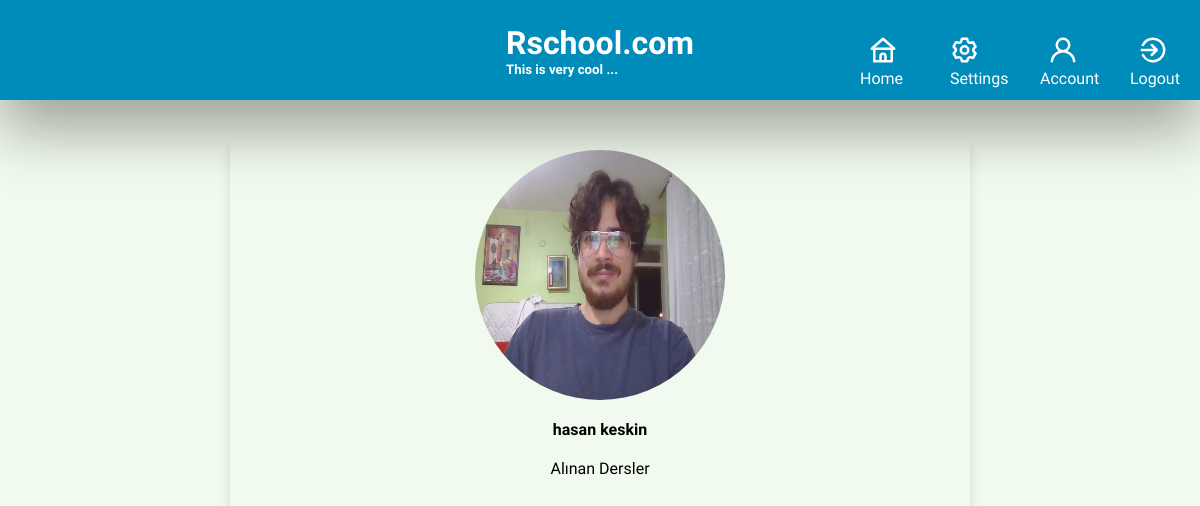
Page /profile/account/ (signed in) on the earlier database version.
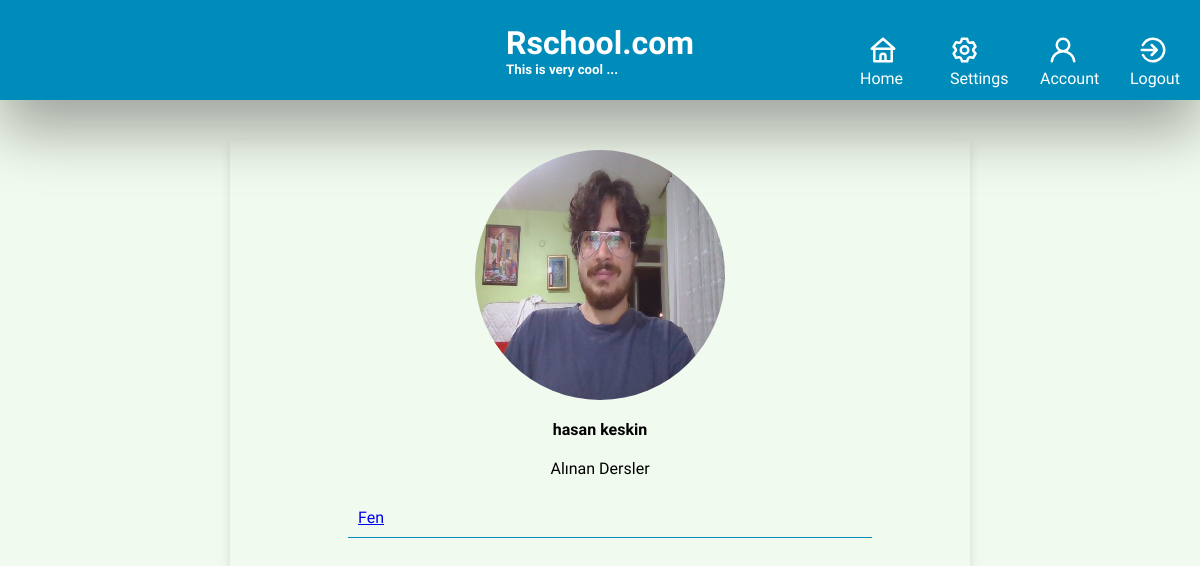
Same page on the later database version.
### lesson/models.py (models this page shows)
class Lesson(models.Model):
	userID = models.ForeignKey(MyUser,on_delete=models.CASCADE,null=True,blank=False)
	title = models.CharField(max_length=200)
	description = models.TextField(blank=True)
	create_at = models.DateTimeField(auto_now_add=True)
	update_at = models.DateTimeField(auto_now=True)
	def __str__(self):
		return self.title

### account/views/router.py (the view)
# urls.py: path('profile/account/', router.accountRedirect),
def accountRedirect(request):
	Lesson_data = Lesson.objects.filter(userID=request.user.id)
	return render(request, 'page/account.html', {'data': Lesson_data})

### templates/page/account.html (shortened to what this page needs)
{% extends 'home/base.html' %}
{% load static %}
{% block css %}
    <link rel="stylesheet" href="{% static  'head_pages/account.css' %}">
{% endblock %}
{% block content %}
    <div class="account-wrapper flex">
        <div class="account-form flex">
            <section class="profile-photo">
                <img src="{{ MEDIA_URL }}{{ user.profile_photo.url }}" alt="pp">
            </section>
            <section class="account-info">
                    <p> {{ user.name }} {{ user.surname }}</p>
            </section>
        {% if user.role %}
            <p>Verilen Dersler</p>
            {% else %}
            <p>Alınan Dersler</p>
        {% endif %}
            <div class="lessons">
                {% for foo in data %}
                    <div id="lesson-li"><a href="{% url 'lesson' lessonID=foo.id  %}">{{ foo }}</a></div>
                {% endfor %}
            </div>
        </div>
    </div>
{% endblock %}

Differences in the rows shown:
added Lesson: title "Fen"
